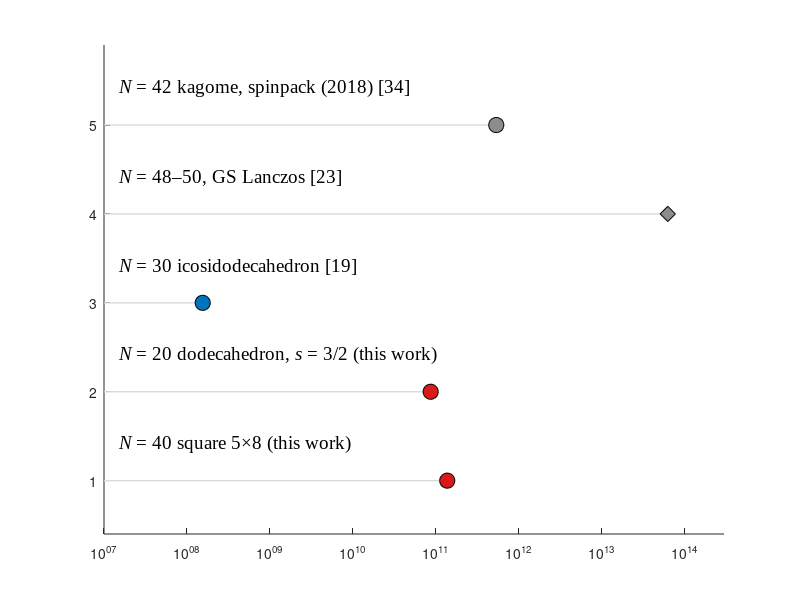

MATLAB code to generate this figure: (Note: this script raises an error after producing the figure.)
function fig_system_sizes
%FIG_SYSTEM_SIZES  Reachable system sizes vs. literature (ZUR ANSICHT).
%   Groesste behandelte Magnetisierungssektor-Dimension (ohne Symmetrie-
%   reduktion gezaehlt), eingefaerbt nach Hardware-Klasse; Marker:
%   Kreis = finite Temperatur (FTLM), Raute = nur Grundzustand.
%   Ausgabe: figures/fig_system_sizes.fig/.png

entries = {
 % Label (TeX)                                          dim      hw     finiteT
 '{\itN} = 42 kagome, spinpack (2018) [34]',            5.38e11,  'cpu',  true;
 '{\itN} = 48–50, GS Lanczos [23]',                     6.3e13,   'cpu',  false;
 '{\itN} = 30 icosidodecahedron [19]',            1.55e8,   'wgpu', true;
 '{\itN} = 20 dodecahedron, {\its} = 3/2 (this work)', 8.70e10,  'b200', true;
 '{\itN} = 40 square 5\times8 (this work)',            1.378e11, 'b200', true;
};

col = struct('cpu', [0.55 0.55 0.55], 'wgpu', [0.00 0.45 0.74], 'b200', [0.85 0.10 0.10]);
font_size = 14; label_size = 17;

fig = figure('Visible','off', 'Color','w', 'InvertHardcopy','off', ...
             'Units','pixels', 'Position',[100 100 860 400]);
try, fig.Theme = 'light'; end %#ok<TRYNC>
ax = axes(fig); hold(ax, 'on');
n = size(entries, 1);
for k = 1:n
    y = n - k + 1;
    d = entries{k,2}; hw = entries{k,3}; ft = entries{k,4};
    plot(ax, [1e7 d], [y y], '-', 'Color', [0.85 0.85 0.85], 'LineWidth', 1.0);
    if ft, mk = 'o'; else, mk = 'd'; end
    plot(ax, d, y, mk, 'MarkerSize', 11, 'MarkerFaceColor', col.(hw), ...
         'MarkerEdgeColor', 'k', 'LineWidth', 0.6);
    text(ax, 1.5e7, y + 0.32, entries{k,1}, 'Interpreter','tex', ...
         'FontName','Times New Roman', 'FontSize', font_size, 'VerticalAlignment','bottom');
end
set(ax, 'XScale', 'log');
xlim(ax, [1e7 3e14]); ylim(ax, [0.4 n + 0.9]);
ax.YTick = [];
xlabel(ax, 'dimension of the largest treated magnetization sector', ...
       'Interpreter','tex', 'FontName','Times New Roman', 'FontSize', label_size);
ax.FontSize = font_size; ax.FontName = 'Times New Roman'; ax.Box = 'on';
grid(ax, 'on'); ax.YGrid = 'off'; ax.XMinorGrid = 'off';

% Legende (Hardware-Klassen + Marker-Bedeutung) als Dummy-Handles
hcpu  = plot(ax, nan, nan, 's', 'MarkerFaceColor', col.cpu,  'MarkerEdgeColor','k');
hwgpu = plot(ax, nan, nan, 's', 'MarkerFaceColor', col.wgpu, 'MarkerEdgeColor','k');
hb200 = plot(ax, nan, nan, 's', 'MarkerFaceColor', col.b200, 'MarkerEdgeColor','k');
hft   = plot(ax, nan, nan, 'o', 'MarkerFaceColor','w', 'MarkerEdgeColor','k');
hgs   = plot(ax, nan, nan, 'd', 'MarkerFaceColor','w', 'MarkerEdgeColor','k');
lg = legend(ax, [hcpu hwgpu hb200 hft hgs], ...
    {'CPU cluster', 'workstation GPU', 'single B200', ...
     'FTLM', 'ground state only'}, ...
    'Location','southeast', 'Box','off', 'FontSize', font_size - 1, 'NumColumns', 1);
lg.FontName = 'Times New Roman';

outdir = fileparts(mfilename('fullpath'));
savefig(fig, fullfile(outdir, 'fig_system_sizes.fig'));
exportgraphics(fig, fullfile(outdir, 'fig_system_sizes.png'), ...
    'Resolution', 300, 'BackgroundColor','white');
close(fig);
fprintf('FIG-SYSTEM-SIZES-FERTIG\n');
end
